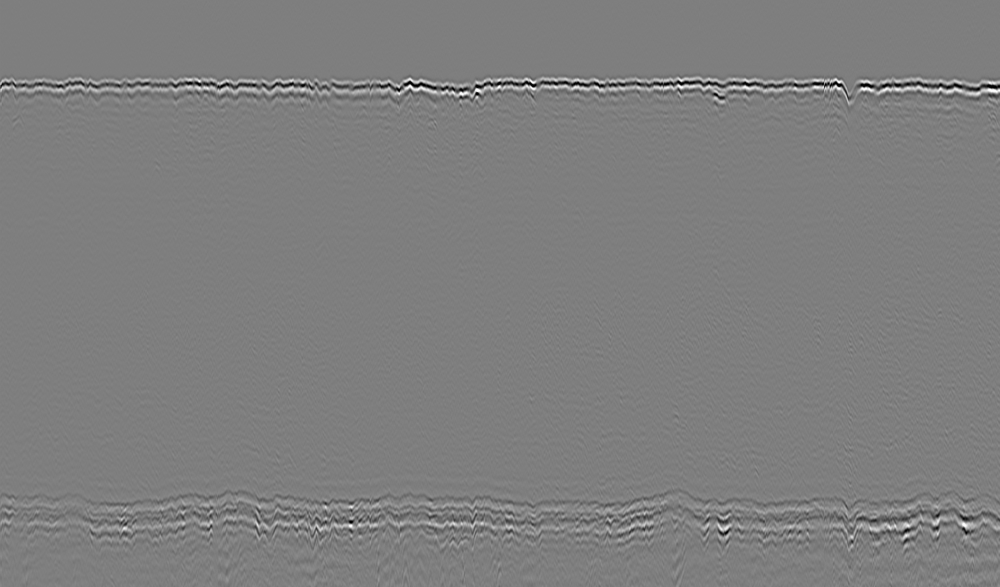
#> input picture inputs/16.BMP, 1000 x 587 px, shrunk from 1580 x 928 before the run; its folder holds only this picture in this run
$ python edge_mapping.py   (older library calls are emulated)
#> lines starting #> are read from the running program, lines starting #| are printed output that depends on the picture; after the words box and inside, x2 and y2 are one past the last pixel; in counts of white or black regions, pixels touching at a corner belong together
#importing necessary libraries
import os
import cv2
import numpy as np

# Preprocessing
def preprocess(gray):
    """
    Contrast normalization + edge-preserving smoothing
    """
    clahe = cv2.createCLAHE(clipLimit=2.0, tileGridSize=(8, 8))
    enhanced = clahe.apply(gray)
    return cv2.bilateralFilter(enhanced, 9, 75, 75)

# Cost Map Construction
def build_cost(gray, prefer_bottom=True):
    """
    Build a robust cost map using:
    - Vertical gradient magnitude
    - Local vertical coherence (noise suppression)
    - Positional bias (top / bottom)
    """
    h, w = gray.shape

    # Vertical gradient
    gy = cv2.Sobel(gray, cv2.CV_32F, 0, 1, ksize=3)
    mag = np.abs(gy)

    # Normalize
    mag /= (mag.max() + 1e-6)

    # Coherence: suppress isolated noise
    coherence = cv2.GaussianBlur(mag, (1, 9), 0)
    coherence /= (coherence.max() + 1e-6)

    # Strong coherent edges → low cost
    cost = 1.0 - (0.7 * mag + 0.3 * coherence)

    # Positional bias
    y = np.linspace(0, 1, h).reshape(-1, 1)
    if prefer_bottom:
        cost += 0.5 * (1.0 - y)
    else:
        cost += 0.5 * y

    return cost

# Robust Band Estimation
def estimate_band(cost, region="bottom", ratio=0.35):
    """
    Estimate search band using percentile statistics (robust to noise)
    """
    h, _ = cost.shape

    if region == "bottom":
        start = int(h * (1.0 - ratio))
        end = h
    else:
        start = 0
        end = int(h * ratio)

    row_score = np.percentile(cost[start:end], 10, axis=1)
    center = start + np.argmin(row_score)

    band_half = int(h * 0.08)
    top = max(0, center - band_half)
    bottom = min(h - 1, center + band_half)

    return top, bottom

# Dynamic Programming Path
def find_path(cost, band_top, band_bottom):
    """
    Column-wise DP with adaptive smoothness
    """
    h, w = cost.shape

    dp = np.full((h, w), np.inf, np.float32)
    back = np.zeros((h, w), np.int32)

    dp[band_top:band_bottom, 0] = cost[band_top:band_bottom, 0]

    smooth_lambda = 0.2 * np.mean(cost[band_top:band_bottom])

    for x in range(1, w):
        for y in range(band_top, band_bottom):
            y0 = max(band_top, y - 2)
            y1 = min(band_bottom - 1, y + 2)

            prev = dp[y0:y1 + 1, x - 1]
            idx = np.argmin(prev)

            smooth_penalty = smooth_lambda * abs((y0 + idx) - y)
            dp[y, x] = cost[y, x] + prev[idx] + smooth_penalty
            back[y, x] = y0 + idx

    y = band_top + np.argmin(dp[band_top:band_bottom, -1])

    path = []
    for x in reversed(range(w)):
        path.append((x, y))
        y = back[y, x]

    return np.array(path[::-1])

# Contour Detection
def detect_bottom_contour(gray):
    cost = build_cost(gray, prefer_bottom=True)
    band_top, band_bottom = estimate_band(cost, "bottom")
    return find_path(cost, band_top, band_bottom)

def detect_top_contour(gray):
    cost = build_cost(gray, prefer_bottom=False)
    band_top, band_bottom = estimate_band(cost, "top")
    return find_path(cost, band_top, band_bottom)

# Mask & Selective Denoising
def build_mask(top, bottom, shape):
    h, w = shape
    mask = np.zeros((h, w), np.uint8)
    for x in range(w):
        y1, y2 = sorted([top[x, 1], bottom[x, 1]])
        mask[y1:y2 + 1, x] = 255
    return mask

def denoise(gray, mask):
    den = cv2.fastNlMeansDenoising(gray, None, 15, 7, 21)
    out = gray.copy()
    out[mask == 255] = den[mask == 255]
    return out

# Visualization
def draw(image, path, color=(0, 0, 255)):
    out = image.copy()
    for i in range(1, len(path)):
        cv2.line(out, tuple(path[i - 1]), tuple(path[i]), color, 2)
    return out

# Main Pipeline
def process_image(path, out_dir):
#> called with path = '../inputs/16.BMP', out_dir = '../outputs'
    gray = cv2.imread(path, cv2.IMREAD_GRAYSCALE)
#> gray is the input picture: shape (587, 1000); min 0, max 255, mean 126.2
    if gray is None:
        raise RuntimeError(f"Cannot read {path}")

    name = os.path.splitext(os.path.basename(path))[0]

    pre = preprocess(gray)

    bottom = detect_bottom_contour(pre)
#> in build_cost, `cost += 0.5 * (1.0 - y)`:
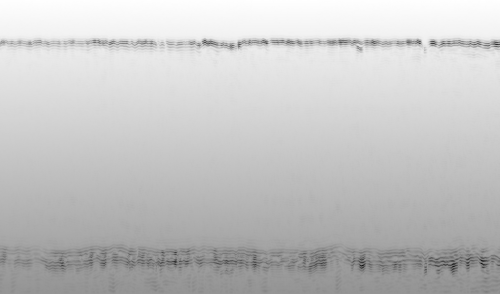
#> cost: shape (587, 1000) float32 (shown at 1/2 size); min 0.296, max 1.5, mean 1.23; drawn with min black and max white
#> in estimate_band, `row_score = np.percentile(cost[start:end], 10, axis=1)`: row_score = 206 values, max 1.16 at index 0, min 0.762 at index 141, mean 1.03
#> in estimate_band, `center = start + np.argmin(row_score)`: center = 522
#> in estimate_band, `top = max(0, center - band_half)`: top = 476
#> in estimate_band, `bottom = min(h - 1, center + band_half)`: bottom = 568
#> in detect_bottom_contour, `band_top, band_bottom = estimate_band(cost, "bottom")`: band_top = 476; band_bottom = 568
#> in find_path, `smooth_lambda = 0.2 * np.mean(cost[band_top:band_bottom])`: smooth_lambda = 0.199
#> after the loop in find_path, `for x in range(1, w):`:
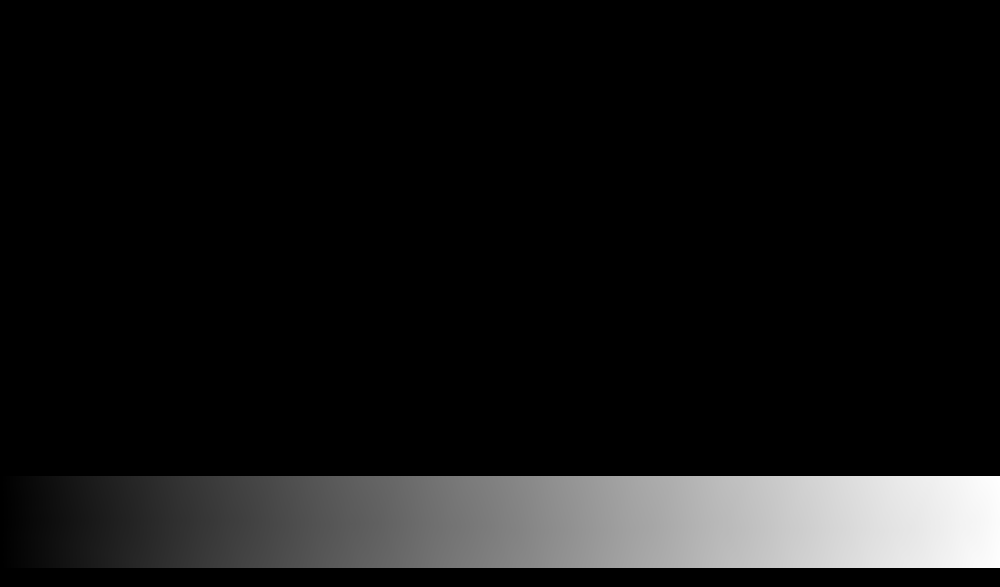
#> dp: shape (587, 1000) float32; 84.33% of the values are NaN or infinite; the others: min 0.88, max 898.4, mean 457.4; drawn with min black, max white, NaN and infinite black
#> in find_path, `y = band_top + np.argmin(dp[band_top:band_bottom, -1])`: y = 521
#> the loop in find_path, `for x in reversed(range(w)):` made 1000 passes
#> y on passes 1 to 3: 521, 521, 521
#> after the loop in find_path, `for x in reversed(range(w)):`: path = 1000 pairs, first value 0 to 999, second value 519 to 531
#> bottom has the same summary as path in find_path
    top = detect_top_contour(pre)
#> call 2 of build_cost, with prefer_bottom = False
#> in build_cost (call 2), `cost += 0.5 * y`:
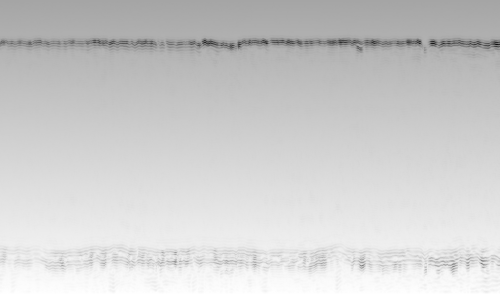
#> cost: shape (587, 1000) float32 (shown at 1/2 size); min 0.0751, max 1.5, mean 1.23; drawn with min black and max white
#> in detect_top_contour, `band_top, band_bottom = estimate_band(cost, "top")`: band_top = 39; band_bottom = 131
#> call 2 of find_path, with band_top = 39, band_bottom = 131
#> in find_path (call 2), `smooth_lambda = 0.2 * np.mean(cost[band_top:band_bottom])`: smooth_lambda = 0.203
#> after the loop in find_path (call 2), `for x in range(1, w):`:
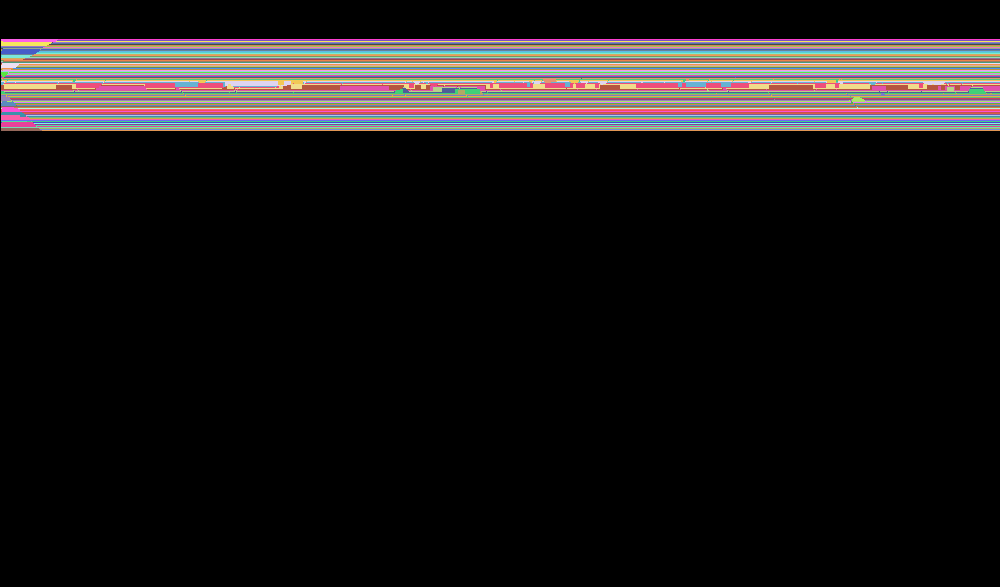
#> back: shape (587, 1000) int32; 92 distinct labels, from 0 to 130; one colour per label, 0 black
#> after the loop in find_path (call 2), `for x in range(1, w):`:
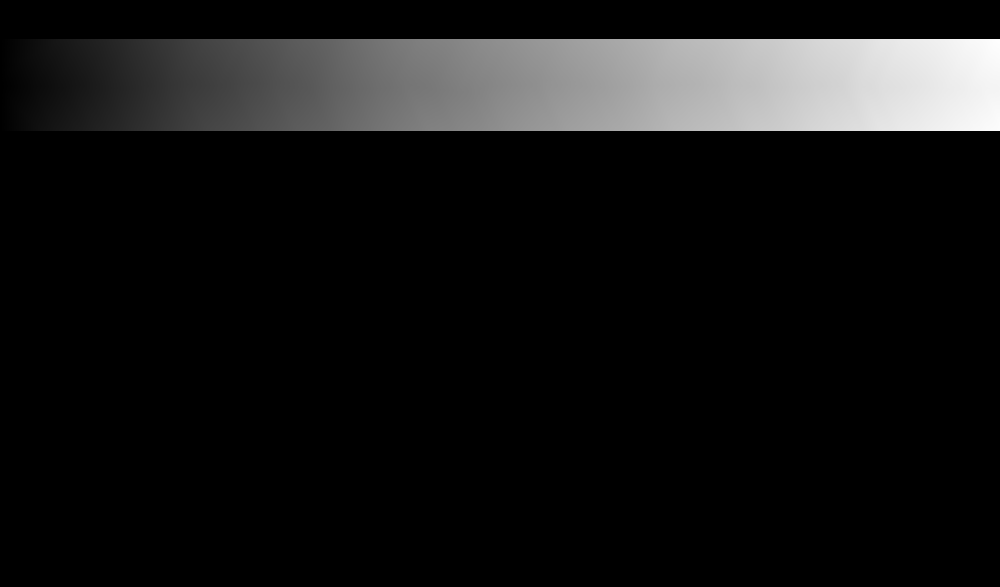
#> dp: shape (587, 1000) float32; 84.33% of the values are NaN or infinite; the others: min 0.627, max 670.8, mean 355.6; drawn with min black, max white, NaN and infinite black
#> in find_path (call 2), `y = band_top + np.argmin(dp[band_top:band_bottom, -1])`: y = 88
#> the loop in find_path (call 2), `for x in reversed(range(w)):` made 1000 passes
#> y on passes 1 to 3: 88, 88, 88
#> after the loop in find_path (call 2), `for x in reversed(range(w)):`: path = 1000 pairs, first value 0 to 999, second value 83 to 92
#> top has the same summary as path in find_path

    mask = build_mask(top, bottom, gray.shape)
#> the loop in build_mask, `for x in range(w):` made 1000 passes
#> y1 on passes 1 to 3: 87, 87, 87
#> after the loop in build_mask, `for x in range(w):`:
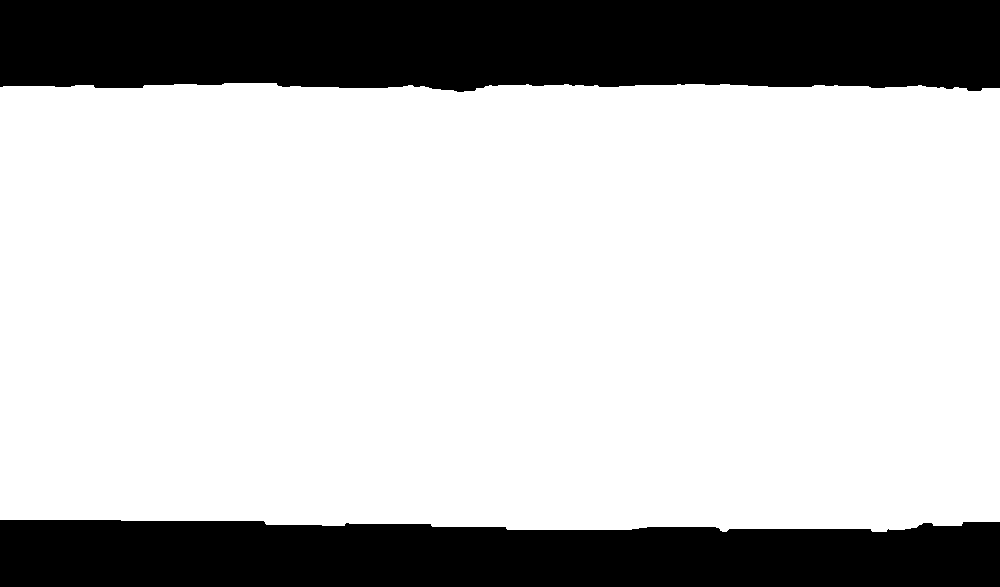
#> mask: shape (587, 1000); 74.8% white; 2 black regions, box (x1, y1, x2, y2) and area: (0, 0, 1000, 92) 86256, (0, 520, 1000, 587) 61498
    denoised = denoise(gray, mask)

    color = cv2.cvtColor(gray, cv2.COLOR_GRAY2BGR)
    overlay = draw(color, bottom)
#> after the loop in draw, `for i in range(1, len(path)):`:
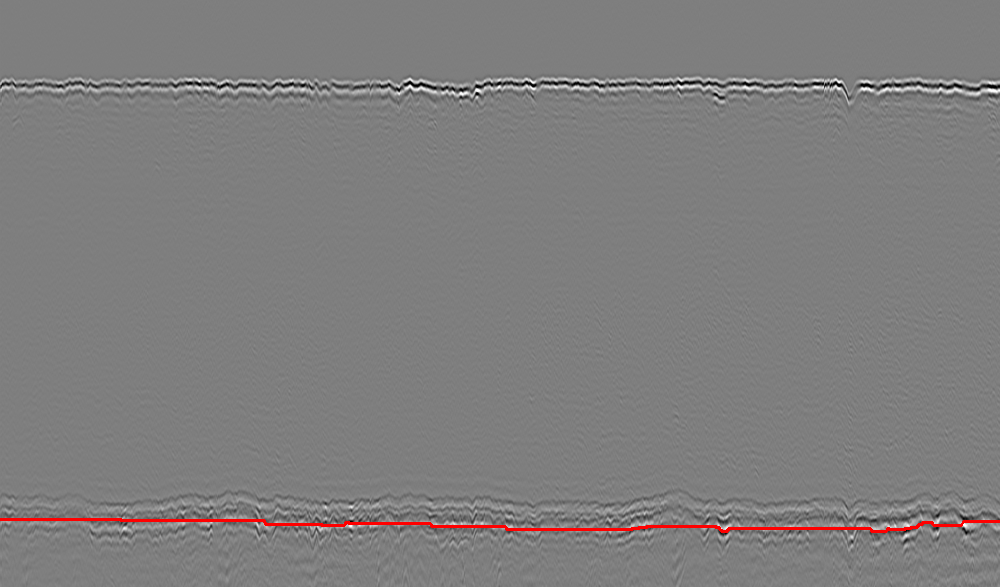
#> out: shape (587, 1000, 3); 0.53% of pixels changed, all inside (x1, y1, x2, y2) = (0, 518, 1000, 533)

    cv2.imwrite(os.path.join(out_dir, f"{name}_overlay.png"), overlay)
    cv2.imwrite(os.path.join(out_dir, f"{name}_denoised.png"), denoised)

# Batch Runner
if __name__ == "__main__":
    INPUT_DIR = "../inputs"
    OUTPUT_DIR = "../outputs"
    os.makedirs(OUTPUT_DIR, exist_ok=True)

    for f in os.listdir(INPUT_DIR):
        if f.lower().endswith(".bmp"):
            process_image(os.path.join(INPUT_DIR, f), OUTPUT_DIR)

    print("Processing complete.")

$ run again, on inputs/17.BMP
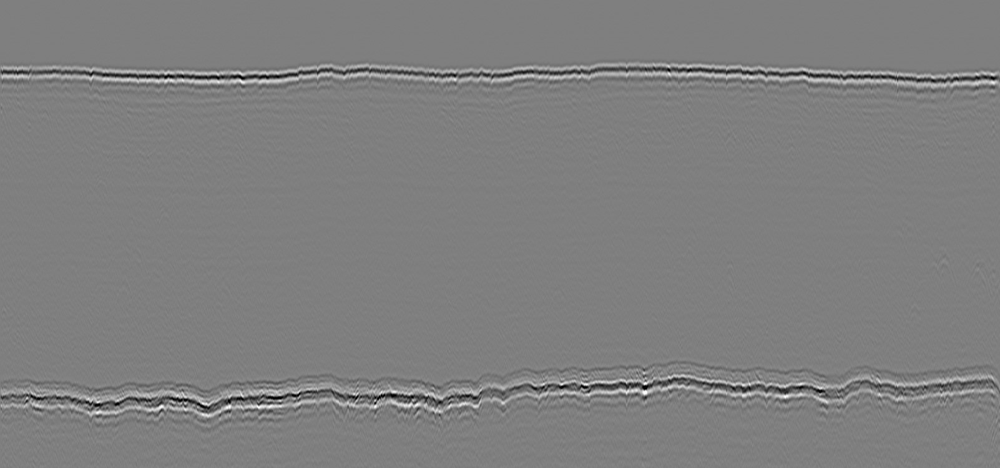
#> input picture inputs/17.BMP, 1000 x 468 px, shrunk from 1602 x 749 before the run
#> in process_image, gray is the input picture: shape (468, 1000); min 0, max 255, mean 126.8
#> row_score = 164 values, max 1.17 at index 0, min 0.585 at index 79, mean 0.986
#> center = 383
#> in estimate_band, `top = max(0, center - band_half)`: top = 346
#> in estimate_band, `bottom = min(h - 1, center + band_half)`: bottom = 420
#> in detect_bottom_contour, `band_top, band_bottom = estimate_band(cost, "bottom")`: band_top = 346; band_bottom = 420
#> smooth_lambda = 0.2
#> in find_path, `y = band_top + np.argmin(dp[band_top:band_bottom, -1])`: y = 379
#> the loop in find_path, `for x in reversed(range(w)):` made 1000 passes
#> y on passes 1 to 3: 379, 379, 379
#> after the loop in find_path, `for x in reversed(range(w)):`: path = 1000 pairs, first value 0 to 999, second value 377 to 405
#> in process_image, `bottom = detect_bottom_contour(pre)`: bottom has the same summary as path in find_path
#> in detect_top_contour, `band_top, band_bottom = estimate_band(cost, "top")`: band_top = 41; band_bottom = 115
#> smooth_lambda = 0.202
#> after the loop in find_path (call 2), `for x in range(1, w):`:
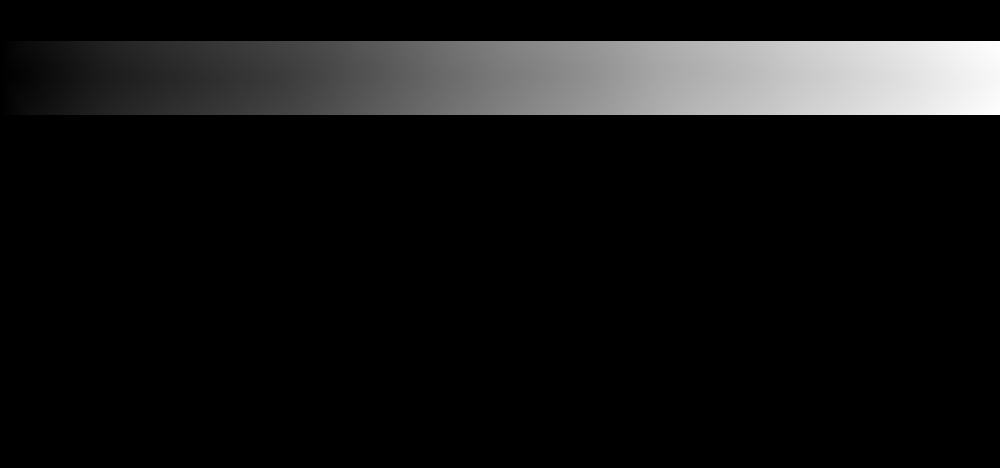
#> dp: shape (468, 1000) float32; 84.19% of the values are NaN or infinite; the others: min 0.686, max 594.1, mean 292.2; drawn with min black, max white, NaN and infinite black
#> in find_path (call 2), `y = band_top + np.argmin(dp[band_top:band_bottom, -1])`: y = 80
#> the loop in find_path (call 2), `for x in reversed(range(w)):` made 1000 passes
#> y on passes 1 to 3: 80, 80, 80
#> after the loop in find_path (call 2), `for x in reversed(range(w)):`: path = 1000 pairs, first value 0 to 999, second value 71 to 82
#> in process_image, `top = detect_top_contour(pre)`: top has the same summary as path in find_path
#> the loop in build_mask, `for x in range(w):` made 1000 passes
#> y2 on passes 1 to 3: 395, 395, 395
#> after the loop in draw, `for i in range(1, len(path)):`:
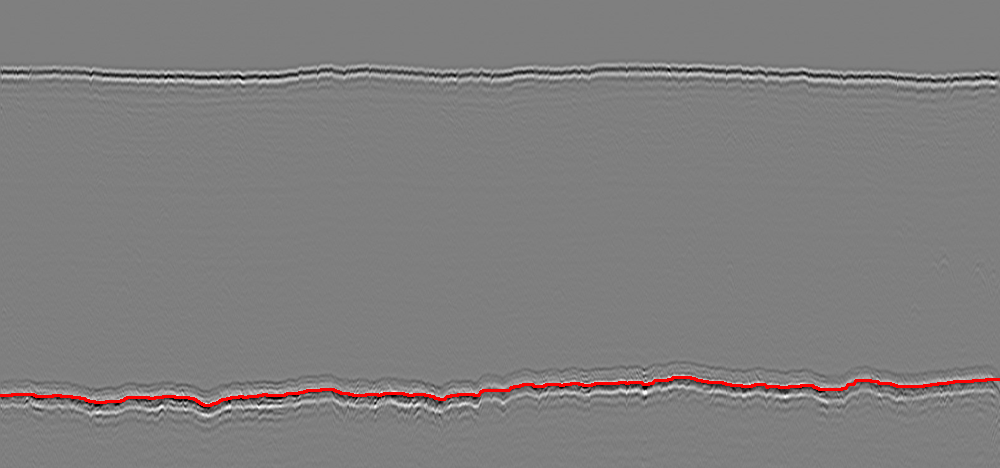
#> out: shape (468, 1000, 3); 0.7% of pixels changed, all inside (x1, y1, x2, y2) = (0, 376, 1000, 407)

$ run again, on inputs/18.BMP
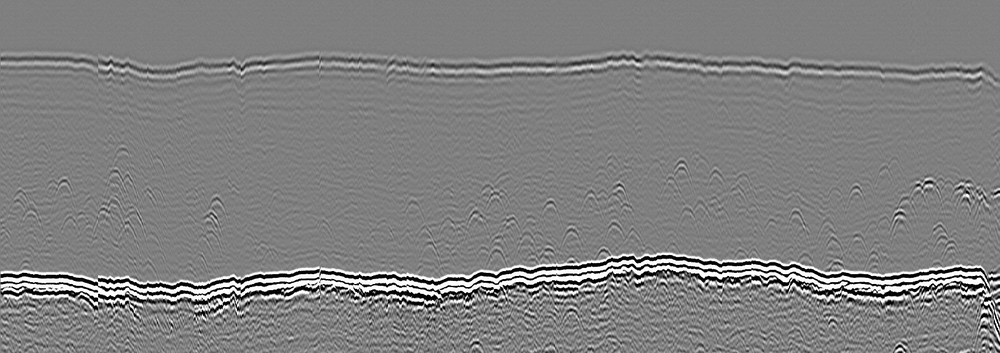
#> input picture inputs/18.BMP, 1000 x 353 px, shrunk from 1621 x 573 before the run
#> in process_image, gray is the input picture: shape (353, 1000); min 0, max 255, mean 128.4
#> row_score = 124 values, max 1.13 at index 0, min 0.24 at index 49, mean 0.731
#> center = 278
#> in estimate_band, `top = max(0, center - band_half)`: top = 250
#> in estimate_band, `bottom = min(h - 1, center + band_half)`: bottom = 306
#> in detect_bottom_contour, `band_top, band_bottom = estimate_band(cost, "bottom")`: band_top = 250; band_bottom = 306
#> smooth_lambda = 0.168
#> in find_path, `y = band_top + np.argmin(dp[band_top:band_bottom, -1])`: y = 276
#> the loop in find_path, `for x in reversed(range(w)):` made 1000 passes
#> y on passes 1 to 3: 276, 277, 277
#> after the loop in find_path, `for x in reversed(range(w)):`: path = 1000 pairs, first value 0 to 999, second value 264 to 289
#> in process_image, `bottom = detect_bottom_contour(pre)`: bottom has the same summary as path in find_path
#> in detect_top_contour, `band_top, band_bottom = estimate_band(cost, "top")`: band_top = 38; band_bottom = 94
#> smooth_lambda = 0.205
#> after the loop in find_path (call 2), `for x in range(1, w):`:
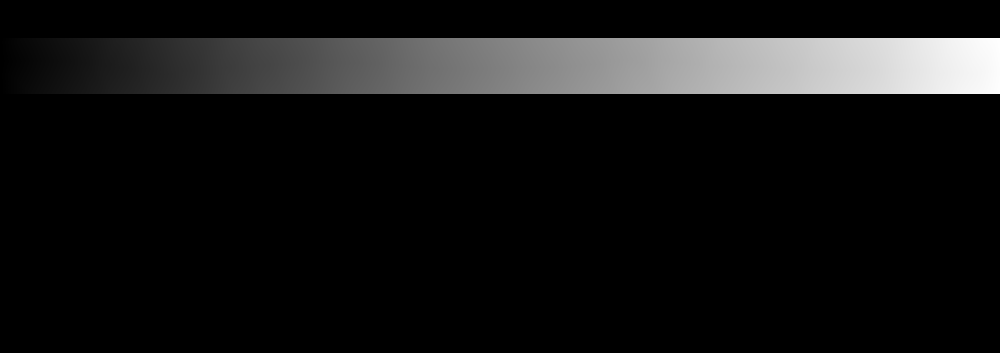
#> dp: shape (353, 1000) float32; 84.14% of the values are NaN or infinite; the others: min 0.702, max 783, mean 391.7; drawn with min black, max white, NaN and infinite black
#> in find_path (call 2), `y = band_top + np.argmin(dp[band_top:band_bottom, -1])`: y = 71
#> the loop in find_path (call 2), `for x in reversed(range(w)):` made 1000 passes
#> y on passes 1 to 3: 71, 71, 71
#> after the loop in find_path (call 2), `for x in reversed(range(w)):`: path = 1000 pairs, first value 0 to 999, second value 59 to 74
#> in process_image, `top = detect_top_contour(pre)`: top has the same summary as path in find_path
#> the loop in build_mask, `for x in range(w):` made 1000 passes
#> after the loop in draw, `for i in range(1, len(path)):`:
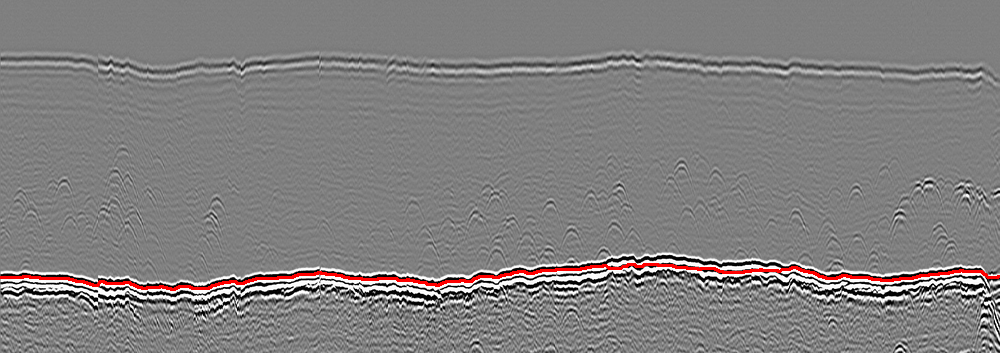
#> out: shape (353, 1000, 3); 0.94% of pixels changed, all inside (x1, y1, x2, y2) = (0, 263, 1000, 291)
